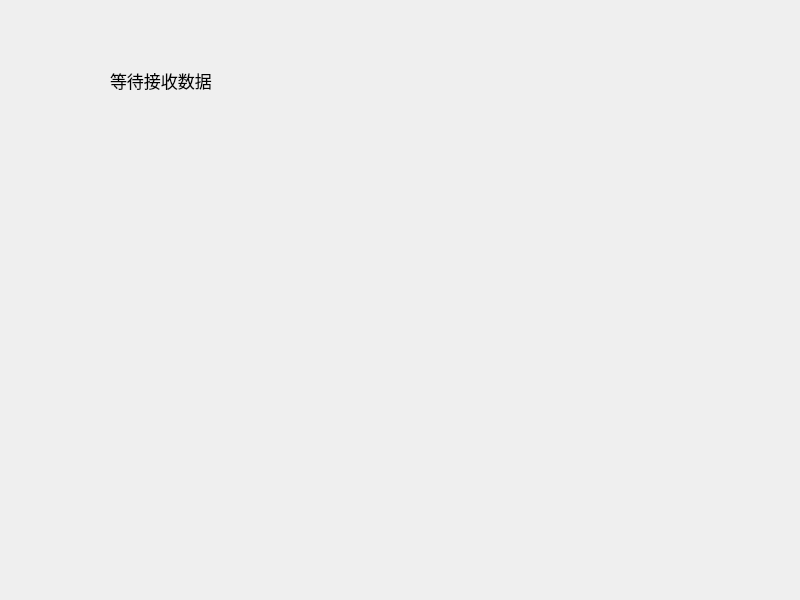
<?xml version="1.0" encoding="UTF-8"?>
<ui version="4.0">
 <class>Dialog</class>
 <widget class="QDialog" name="Dialog">
  <property name="geometry">
   <rect>
    <x>0</x>
    <y>0</y>
    <width>800</width>
    <height>600</height>
   </rect>
  </property>
  <property name="windowTitle">
   <string>Dialog</string>
  </property>
  <widget class="QLabel" name="label">
   <property name="geometry">
    <rect>
     <x>110</x>
     <y>50</y>
     <width>321</width>
     <height>61</height>
    </rect>
   </property>
   <property name="font">
    <font>
     <pointsize>13</pointsize>
    </font>
   </property>
   <property name="text">
    <string>等待接收数据</string>
   </property>
  </widget>
 </widget>
 <resources/>
 <connections/>
</ui>
